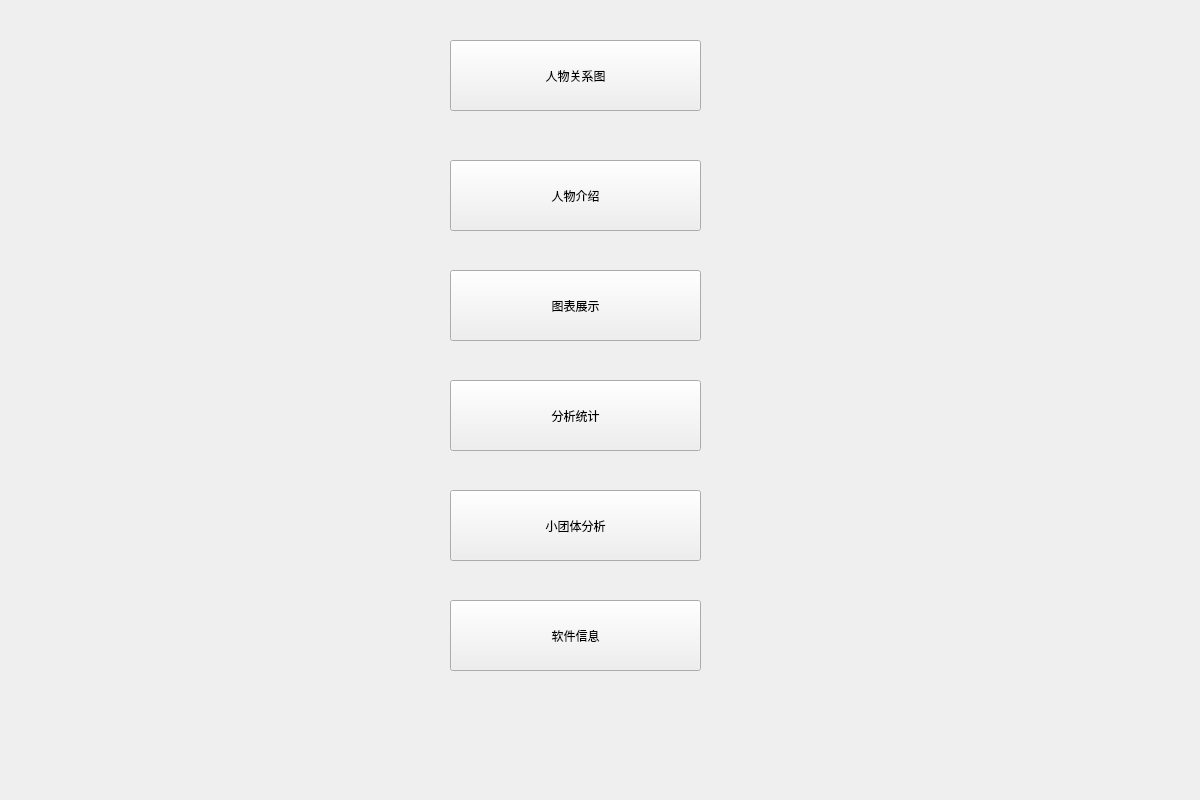
<?xml version="1.0" encoding="UTF-8"?>
<ui version="4.0">
 <class>Widget</class>
 <widget class="QWidget" name="Widget">
  <property name="geometry">
   <rect>
    <x>0</x>
    <y>0</y>
    <width>1200</width>
    <height>800</height>
   </rect>
  </property>
  <property name="minimumSize">
   <size>
    <width>1200</width>
    <height>800</height>
   </size>
  </property>
  <property name="maximumSize">
   <size>
    <width>1200</width>
    <height>800</height>
   </size>
  </property>
  <property name="baseSize">
   <size>
    <width>1200</width>
    <height>800</height>
   </size>
  </property>
  <property name="windowTitle">
   <string>Widget</string>
  </property>
  <property name="styleSheet">
   <string notr="true"/>
  </property>
  <widget class="QLabel" name="bg_label">
   <property name="geometry">
    <rect>
     <x>0</x>
     <y>0</y>
     <width>21</width>
     <height>21</height>
    </rect>
   </property>
   <property name="styleSheet">
    <string notr="true"/>
   </property>
   <property name="text">
    <string/>
   </property>
  </widget>
  <widget class="QToolButton" name="item2">
   <property name="geometry">
    <rect>
     <x>450</x>
     <y>160</y>
     <width>251</width>
     <height>71</height>
    </rect>
   </property>
   <property name="styleSheet">
    <string notr="true"/>
   </property>
   <property name="text">
    <string>人物介绍</string>
   </property>
  </widget>
  <widget class="QToolButton" name="item1">
   <property name="geometry">
    <rect>
     <x>450</x>
     <y>40</y>
     <width>251</width>
     <height>71</height>
    </rect>
   </property>
   <property name="styleSheet">
    <string notr="true"/>
   </property>
   <property name="text">
    <string>人物关系图</string>
   </property>
  </widget>
  <widget class="QToolButton" name="item3">
   <property name="geometry">
    <rect>
     <x>450</x>
     <y>270</y>
     <width>251</width>
     <height>71</height>
    </rect>
   </property>
   <property name="styleSheet">
    <string notr="true"/>
   </property>
   <property name="text">
    <string>图表展示</string>
   </property>
  </widget>
  <widget class="QToolButton" name="item6">
   <property name="geometry">
    <rect>
     <x>450</x>
     <y>380</y>
     <width>251</width>
     <height>71</height>
    </rect>
   </property>
   <property name="styleSheet">
    <string notr="true"/>
   </property>
   <property name="text">
    <string>分析统计</string>
   </property>
  </widget>
  <widget class="QLabel" name="bg_label_2">
   <property name="geometry">
    <rect>
     <x>30</x>
     <y>70</y>
     <width>21</width>
     <height>21</height>
    </rect>
   </property>
   <property name="styleSheet">
    <string notr="true"/>
   </property>
   <property name="text">
    <string/>
   </property>
  </widget>
  <widget class="QToolButton" name="item5">
   <property name="geometry">
    <rect>
     <x>450</x>
     <y>600</y>
     <width>251</width>
     <height>71</height>
    </rect>
   </property>
   <property name="styleSheet">
    <string notr="true"/>
   </property>
   <property name="text">
    <string>软件信息</string>
   </property>
  </widget>
  <widget class="QToolButton" name="item7">
   <property name="geometry">
    <rect>
     <x>450</x>
     <y>490</y>
     <width>251</width>
     <height>71</height>
    </rect>
   </property>
   <property name="styleSheet">
    <string notr="true"/>
   </property>
   <property name="text">
    <string>小团体分析</string>
   </property>
  </widget>
 </widget>
 <layoutdefault spacing="6" margin="11"/>
 <resources/>
 <connections/>
</ui>
